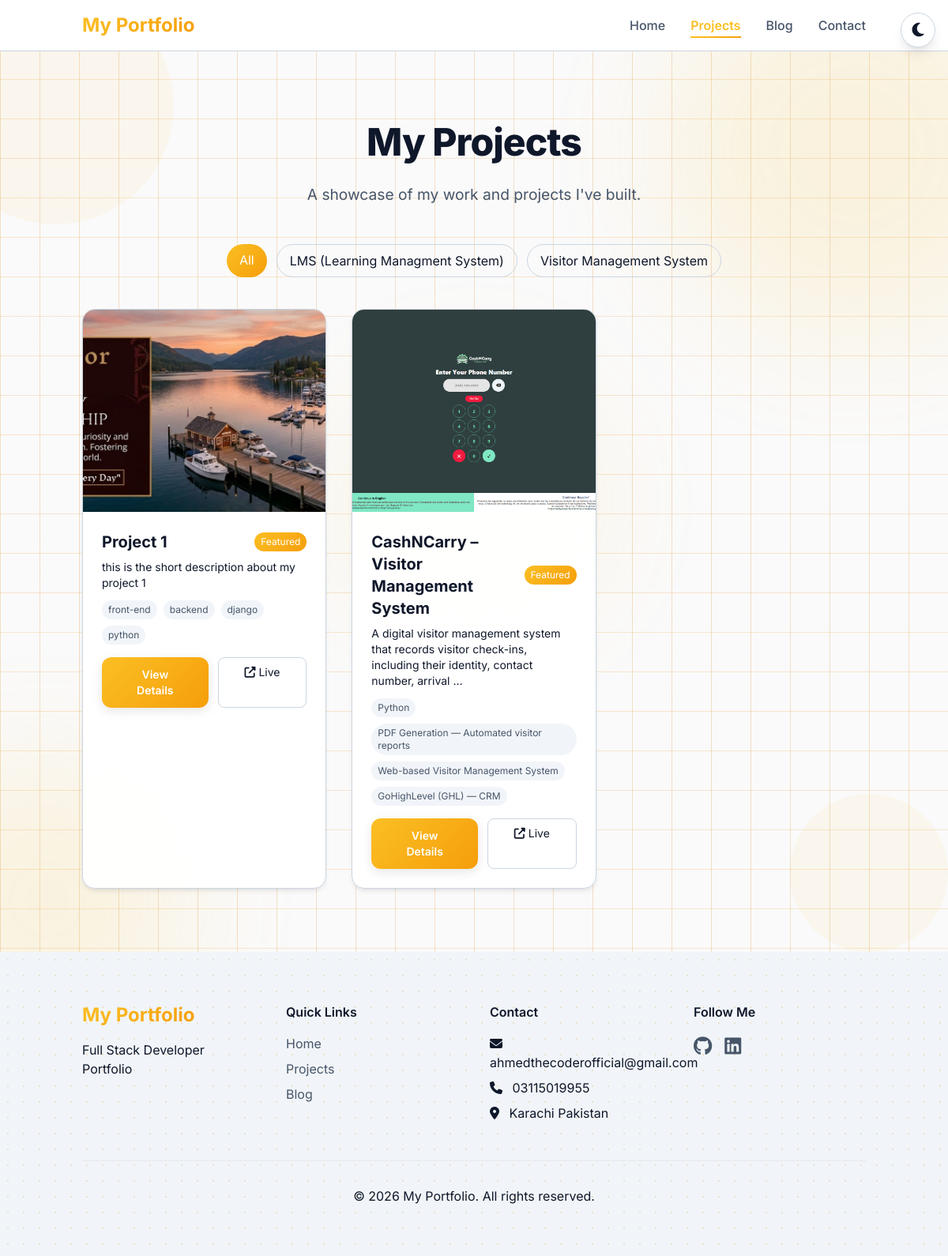
/projects/, run on the app's committed database.
### core/models.py (models this page shows, shortened)
class SiteSettings(models.Model):
    site_name = models.CharField(max_length=100, default='My Portfolio')
    site_description = models.TextField(default='Full Stack Developer Portfolio')
    logo = models.ImageField(upload_to='site/', blank=True, null=True)
    favicon = models.ImageField(upload_to='site/', blank=True, null=True)
    email = models.EmailField(blank=True, null=True)
    phone = models.CharField(max_length=20, blank=True, null=True)
    address = models.TextField(blank=True, null=True)
    github = models.URLField(blank=True, null=True)
    linkedin = models.URLField(blank=True, null=True)
    twitter = models.URLField(blank=True, null=True)
    instagram = models.URLField(blank=True, null=True)
    youtube = models.URLField(blank=True, null=True)
    meta_title = models.CharField(max_length=200, blank=True)
    meta_description = models.TextField(blank=True)
    meta_keywords = models.CharField(max_length=200, blank=True)
    created_at = models.DateTimeField(auto_now_add=True)
    updated_at = models.DateTimeField(auto_now=True)
    class Meta:
        verbose_name = 'Site Setting'
        verbose_name_plural = 'Site Settings'

class Project(models.Model):
    title = models.CharField(max_length=200)
    slug = models.SlugField(max_length=200, unique=True, blank=True)
    description = RichTextField()
    short_description = models.TextField(max_length=300)
    image = models.ImageField(upload_to='projects/')
    image_alt = models.CharField(max_length=200, blank=True)
    project_url = models.URLField(blank=True, null=True)
    github_url = models.URLField(blank=True, null=True)
    technologies = models.CharField(max_length=500, help_text="Comma separated technologies")
    category = models.CharField(max_length=100, blank=True)
    featured = models.BooleanField(default=False)
    completed_date = models.DateField(default=timezone.now)
    is_active = models.BooleanField(default=True)
    order = models.IntegerField(default=0)
    created_at = models.DateTimeField(auto_now_add=True)
    updated_at = models.DateTimeField(auto_now=True)
    def tech_list(self):
        return [tech.strip() for tech in self.technologies.split(',') if tech.strip()]

### core/views.py (the view)
# urls.py: path('projects/', views.projects, name='projects'),
def projects(request):
    settings = get_settings()
    all_projects = Project.objects.filter(is_active=True)
    categories = set()
    for project in all_projects:
        if project.category:
            categories.add(project.category)
    context = {
        'settings': settings,
        'projects': all_projects,
        'categories': sorted(list(categories)),
        'section': 'projects',
    }
    return render(request, 'core/projects.html', context)

### core/context_processors.py (called while the page is built)
def site_settings(request):
    settings = SiteSettings.objects.first()
    return {
        'site_settings': settings,
        'current_theme': request.session.get('theme', 'light'),
    }

### core/views.py (called while the page is built)
def get_settings():
    return SiteSettings.objects.first()

### templates/core/projects.html (shortened to what this page needs)
{% extends 'base.html' %}
{% load static %}
{% block content %}
<section class="py-20 relative overflow-hidden">
    <div class="bg-blob blob-1"></div>
    <div class="floating-shape shape-1"></div>
    <div class="floating-shape shape-2"></div>
    <div class="container mx-auto px-4 relative z-10">
        <div class="text-center mb-12">
            <h1 class="section-title">My Projects</h1>
            <p class="section-subtitle">A showcase of my work and projects I've built.</p>
        </div>
        <div class="flex flex-wrap justify-center gap-3 mb-10">
            <a href="?category=" class="px-4 py-2 rounded-full transition {% if not request.GET.category %}text-white{% else %}border hover:bg-gray-100 dark:hover:bg-gray-800{% endif %}" style="{% if not request.GET.category %}background: var(--gradient);{% else %}border-color: var(--border-color); color: var(--text-primary);{% endif %}">
                All
            </a>
            {% for category in categories %}
            <a href="?category={{ category }}" class="px-4 py-2 rounded-full transition {% if request.GET.category == category %}text-white{% else %}border hover:bg-gray-100 dark:hover:bg-gray-800{% endif %}" style="{% if request.GET.category == category %}background: var(--gradient);{% else %}border-color: var(--border-color); color: var(--text-primary);{% endif %}">
                {{ category }}
            </a>
            {% endfor %}
        </div>
        <div class="grid grid-cols-1 md:grid-cols-2 lg:grid-cols-3 gap-8">
            {% for project in projects %}
            <div class="card rounded-2xl overflow-hidden animate-fade-up" style="animation-delay: {{ forloop.counter|add:'0'|stringformat:'0.1f' }}s;">
                {% if project.image %}
                <img src="{{ project.image.url }}" alt="{{ project.image_alt|default:project.title }}" class="w-full h-64 object-cover">
                {% endif %}
                <div class="p-6">
                    <div class="flex items-center justify-between mb-2">
                        <h3 class="text-xl font-bold">{{ project.title }}</h3>
                        {% if project.featured %}
                        <span class="text-xs text-white px-2 py-1 rounded-full" style="background: var(--gradient);">Featured</span>
                        {% endif %}
                    </div>
                    <p class="text-secondary text-sm mb-3">{{ project.short_description|truncatewords:15 }}</p>
                    <div class="flex flex-wrap gap-2 mb-4">
                        {% for tech in project.tech_list|slice:":4" %}
                        <span class="text-xs px-2 py-1 rounded-full" style="background: var(--bg-secondary); color: var(--text-secondary);">
                            {{ tech }}
                        </span>
                        {% endfor %}
                    </div>
                    <div class="flex gap-3">
                        <a href="{% url 'project_detail' project.slug %}" class="btn-primary text-sm flex-1 text-center">
                            View Details
                        </a>
                        {% if project.project_url %}
                        <a href="{{ project.project_url }}" target="_blank" class="px-4 py-2 rounded-lg border hover:bg-gray-100 dark:hover:bg-gray-800 transition text-sm flex-1 text-center" style="border-color: var(--border-color); color: var(--text-primary);">
                            <i class="fas fa-external-link-alt"></i> Live
                        </a>
                        {% endif %}
                    </div>
                </div>
            </div>
            {% empty %}
            <div class="col-span-3 text-center py-12 text-secondary">
                <i class="fas fa-folder-open text-6xl mb-4"></i>
                <p class="text-xl">No projects found.</p>
            </div>
            {% endfor %}
        </div>
    </div>
</section>
{% endblock %}

### templates/base.html (shortened to what this page needs)
{% load static %}
<!DOCTYPE html>
<html lang="en" data-theme="{{ current_theme|default:'light' }}">
<head>
    <link rel="stylesheet" href="https://cdn.jsdelivr.net/gh/devicons/devicon@latest/devicon.min.css"/>
    <script src="https://cdn.tailwindcss.com"></script>
    <link rel="stylesheet" href="https://cdnjs.cloudflare.com/ajax/libs/font-awesome/6.5.1/css/all.min.css">
    <link rel="stylesheet" href="{% static 'css/base.css' %}">
</head>
<body>
    <button onclick="toggleTheme()" class="theme-toggle fixed top-4 right-4 z-50 shadow-lg">
        <i class="fas fa-moon text-xl dark:hidden"></i>
    </button>
    <nav class="fixed top-0 left-0 right-0 z-40 bg-opacity-80 backdrop-blur-lg" style="background-color: var(--bg-primary); border-bottom: 1px solid var(--border-color);">
        <div class="container mx-auto px-4 py-4">
            <div class="flex justify-between items-center">
                <a href="{% url 'home' %}" class="text-2xl font-bold gradient-text">
                    {{ site_settings.site_name|default:'Portfolio' }}
                </a>
                <div class="hidden md:flex space-x-8">
                    <a href="{% url 'home' %}" class="nav-link {% if section == 'home' %}active{% endif %}">Home</a>
                    <a href="{% url 'projects' %}" class="nav-link {% if section == 'projects' %}active{% endif %}">Projects</a>
                    <a href="{% url 'blog:blog_list' %}" class="nav-link {% if section == 'blog' %}active{% endif %}">Blog</a>
                    <a href="/#contact" class="nav-link">Contact</a>
                </div>
            </div>
        </div>
    </nav>
    <main class="pt-[4rem]">
        {% block content %}{% endblock %}
    </main>
    <footer class="section-bg py-16">
        <div class="container mx-auto px-4">
            <div class="grid grid-cols-1 md:grid-cols-4 gap-10">
                <div>
                    <h3 class="text-2xl font-bold mb-4 gradient-text">{{ site_settings.site_name|default:'Portfolio' }}</h3>
                    <p class="text-secondary">{{ site_settings.site_description|default:'Full Stack Developer' }}</p>
                </div>
                <div>
                    <h4 class="font-semibold mb-4">Quick Links</h4>
                    <ul class="space-y-2 text-secondary">
                        <li><a href="{% url 'home' %}" class="transition hover-primary">Home</a></li>
                        <li><a href="{% url 'projects' %}" class="transition hover-primary">Projects</a></li>
                        <li><a href="{% url 'blog:blog_list' %}" class="transition hover-primary">Blog</a></li>
                    </ul>
                </div>
                <div>
                    <h4 class="font-semibold mb-4">Contact</h4>
                    <ul class="space-y-2 text-secondary">
                        {% if site_settings.email %}
                        <li><i class="fas fa-envelope mr-2"></i> {{ site_settings.email }}</li>
                        {% endif %}
                        {% if site_settings.phone %}
                        <li><i class="fas fa-phone mr-2"></i> {{ site_settings.phone }}</li>
                        {% endif %}
                        {% if site_settings.address %}
                        <li><i class="fas fa-map-marker-alt mr-2"></i> {{ site_settings.address }}</li>
                        {% endif %}
                    </ul>
                </div>
                <div>
                    <h4 class="font-semibold mb-4">Follow Me</h4>
                    <div class="flex space-x-4">
                        {% if site_settings.github %}
                        <a href="{{ site_settings.github }}" target="_blank" class="text-2xl transition transform hover:scale-110 hover-primary">
                            <i class="fab fa-github"></i>
                        </a>
                        {% endif %}
                        {% if site_settings.linkedin %}
                        <a href="{{ site_settings.linkedin }}" target="_blank" class="text-2xl transition transform hover:scale-110 hover-primary">
                            <i class="fab fa-linkedin"></i>
                        </a>
                        {% endif %}
                    </div>
                </div>
            </div>
            <div class="border-t border-gray-200 dark:border-gray-700 mt-12 pt-8 text-center text-secondary">
                <p>&copy; {% now "Y" %} {{ site_settings.site_name|default:'Portfolio' }}. All rights reserved.</p>
            </div>
        </div>
    </footer>
</body>
</html>

### static/css/base.css (style rules this page uses)
* { font-family: "Inter", sans-serif; margin: 0; padding: 0; box-sizing: border-box; }
:root { --primary: #fbbf24; --primary-light: #fcd34d; --primary-dark: #f59e0b; --gradient: linear-gradient(135deg, #fbbf24 0%, #f59e0b 100%); --bg-primary: #ffffff; --bg-secondary: #f1f5f9; --bg-card: rgba(255, 255, 255, 0.95); --text-primary: #0f172a; --text-secondary: #475569; --border-color: #cbd5e1; --shadow: 0 4px 6px -1px rgba(0, 0, 0, 0.08), 0 2px 4px -1px rgba(0, 0, 0, 0.05); --shadow-hover: 0 10px 15px -3px rgba(0, 0, 0, 0.12), 0 4px 6px -2px rgba(0, 0, 0, 0.06); --shadow-glow: 0 0 20px rgba(217, 119, 6, 0.25); --radius: 16px; --transition: all 0.3s cubic-bezier(0.4, 0, 0.2, 1); --tech-grid-color: rgba(217, 119, 6, 0.10); --tech-dot-color: rgba(217, 119, 6, 0.18); --tech-shape-color: rgba(217, 119, 6, 0.15); }
html { scroll-behavior: smooth; }
body { background-color: var(--bg-primary); color: var(--text-primary); transition: background-color 0.3s ease, color 0.3s ease; overflow-x: hidden; line-height: 1.6; position: relative; }
body::before { content: ''; position: fixed; top: 0; left: 0; right: 0; bottom: 0; background-image: linear-gradient(rgb(217 119 6 / 22%) 1px, #00000006 1px), linear-gradient(90deg, rgb(217 119 6 / 23%) 1px, transparent 1px); background-size: 50px 50px; pointer-events: none; z-index: 0; opacity: 0.9; }
.section-bg { background-color: var(--bg-secondary); transition: background-color 0.3s ease; position: relative; }
.section-bg::before { content: ''; position: absolute; top: 0; left: 0; right: 0; bottom: 0; background-image: radial-gradient(var(--tech-dot-color) 1px, transparent 1px); background-size: 20px 20px; pointer-events: none; z-index: 0; }
.card { background: var(--bg-card); backdrop-filter: blur(12px); -webkit-backdrop-filter: blur(12px); border: 1px solid var(--border-color); border-radius: var(--radius); transition: var(--transition); box-shadow: var(--shadow); position: relative; z-index: 1; }
.gradient-text { background: var(--gradient); -webkit-background-clip: text; background-clip: text; -webkit-text-fill-color: transparent; display: inline-block; }
.btn-primary { background: var(--gradient); color: #fff; padding: 12px 28px; border-radius: 12px; font-weight: 600; transition: var(--transition); display: inline-flex; align-items: center; gap: 8px; border: none; cursor: pointer; box-shadow: 0 4px 14px rgba(0, 0, 0, 0.1); }
.section-title { font-size: 3rem; font-weight: 800; margin-bottom: 1rem; letter-spacing: -0.02em; }
.section-subtitle { font-size: 1.2rem; color: var(--text-secondary); max-width: 600px; margin: 0 auto 2.5rem; font-weight: 400; }
.bg-blob { position: absolute; border-radius: 50%; filter: blur(80px); opacity: 0.12; pointer-events: none; z-index: 0; animation: blobFloat 20s ease-in-out infinite alternate; background: var(--primary); }
.blob-1 { width: 40vw; height: 40vw; top: -10%; right: -10%; animation-duration: 25s; }
.floating-shape { position: absolute; border-radius: 50%; opacity: 0.06; pointer-events: none; z-index: 0; animation: floatShape 20s ease-in-out infinite alternate; background: var(--primary); }
.shape-1 { width: 300px; height: 300px; top: -80px; left: -80px; animation-duration: 22s; }
.shape-2 { width: 200px; height: 200px; bottom: 0; right: 0; animation-duration: 18s; }
.nav-link { position: relative; color: var(--text-secondary); transition: var(--transition); font-weight: 500; padding: 4px 0; }
.nav-link::after { content: ""; position: absolute; bottom: 0; left: 0; width: 0; height: 2px; background: var(--gradient); transition: width 0.3s ease; }
.nav-link:hover::after, .nav-link.active::after { width: 100%; }
.nav-link.active { color: var(--primary); font-weight: 600; }
.theme-toggle { cursor: pointer; width: 44px; height: 44px; border-radius: 50%; background: var(--bg-card); backdrop-filter: blur(8px); border: 1px solid var(--border-color); display: flex; align-items: center; justify-content: center; transition: var(--transition); box-shadow: var(--shadow); color: var(--text-primary); }
.hover-primary { color: var(--text-secondary); transition: color 0.3s ease; }

### data on the page
SiteSettings: site_name "My Portfolio", site_description "Full Stack Developer Portfolio", email "ahmedthecoderofficial@gmail.com", phone "03115019955", address "Karachi Pakistan"
Project: categories "LMS (Learning Managment System)", image (picture), title "Project 1", featured "Featured", short_description "this is the short description about my project 1", tech_list "front-end" "backend" "django" "python"
Project: categories "Visitor Management System", image (picture), title "CashNCarry – Visitor Management System", featured "Featured", short_description "A digital visitor management system that records visitor check-ins, including their identity, contact number, arrival …", tech_list "Python" "PDF Generation — Automated visitor reports" "Web-based Visitor Management System" "GoHighLevel (GHL) — CRM"
